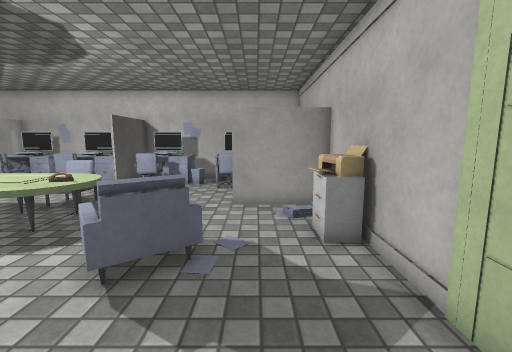
view 1 (above)

18 first-person views from a walk through a Unity game level. The camera is 1.3 m above the floor, tilts 8° down and sees 90° across. The floor is counted in squares, 0.5 m on a side. Each view is taken from the middle of a square. On the plan, view 1 faces up. The plan holds only what a view shows up to about 18 squares ahead; the rest is blank. Surface patterns are stand-ins for the level's own textures.

view 2
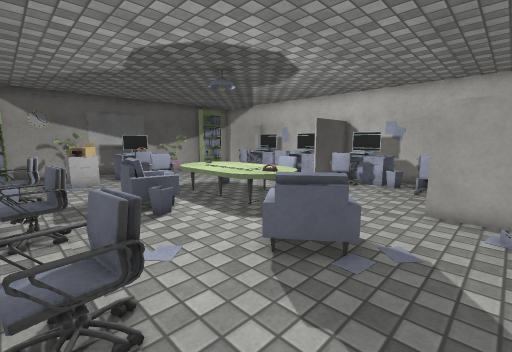

view 3
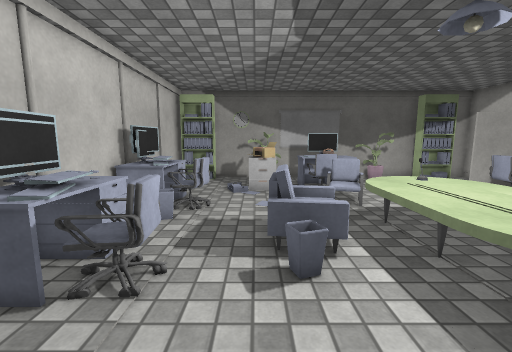

view 4
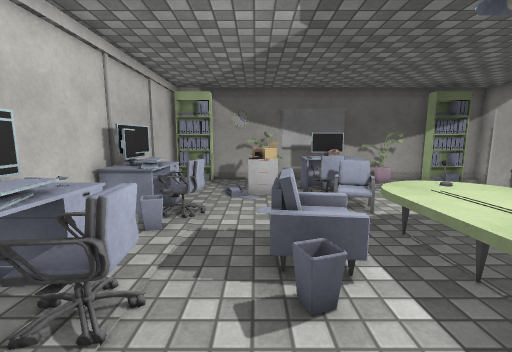

view 5
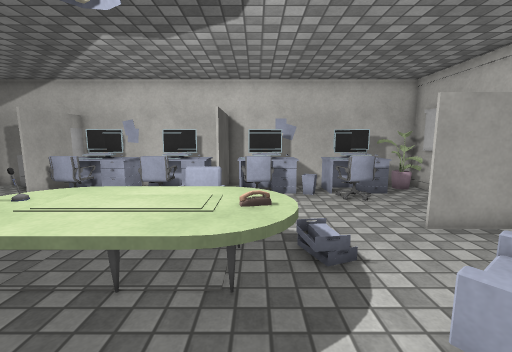

view 6
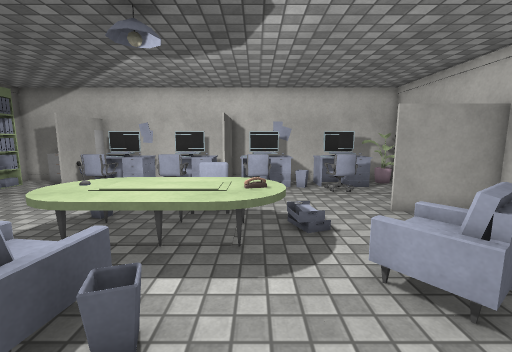

view 7
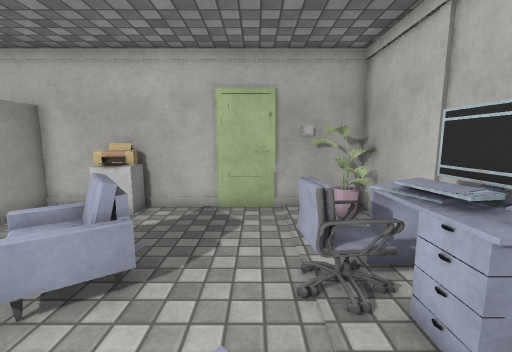

view 8
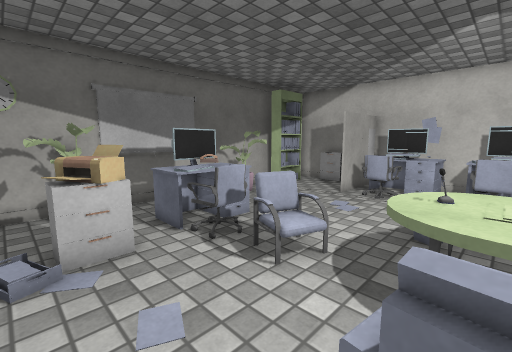

view 9
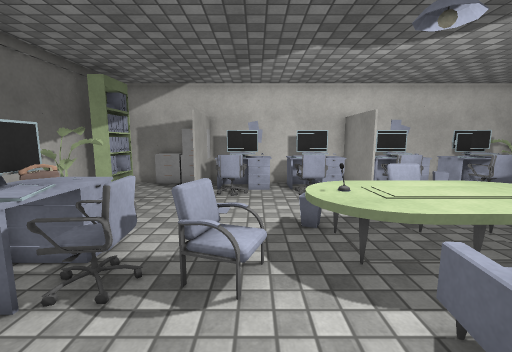

view 10
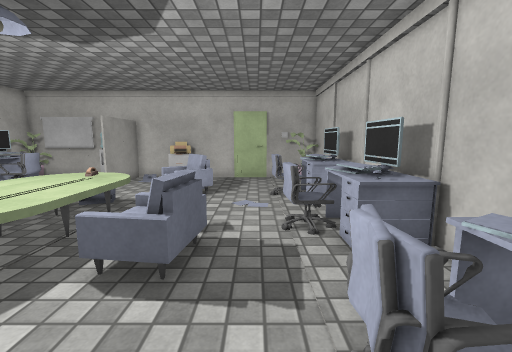

view 11
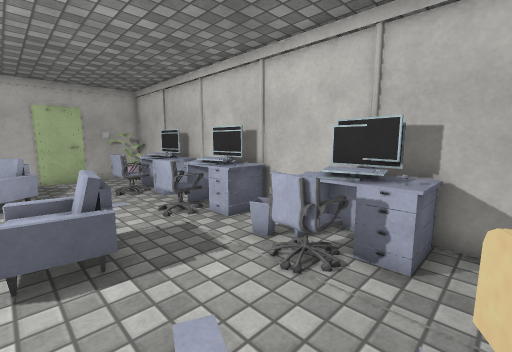

view 12
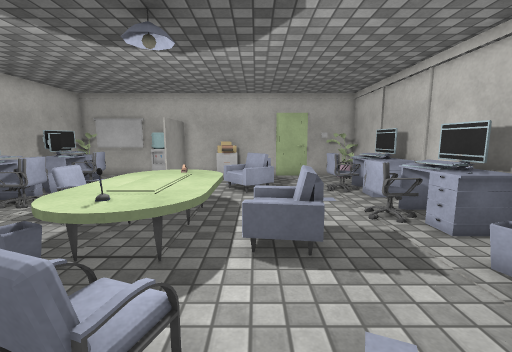

view 13
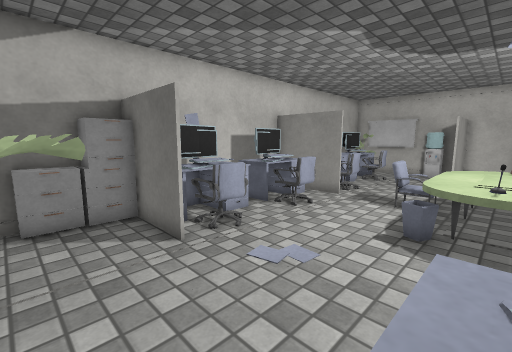

view 14
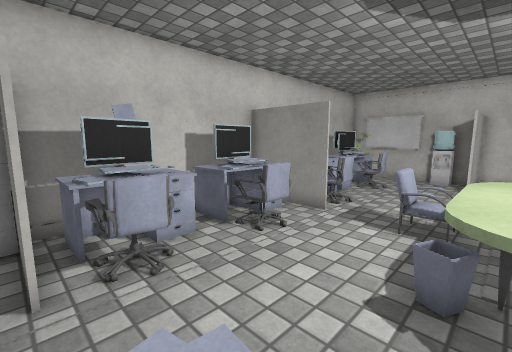

view 15
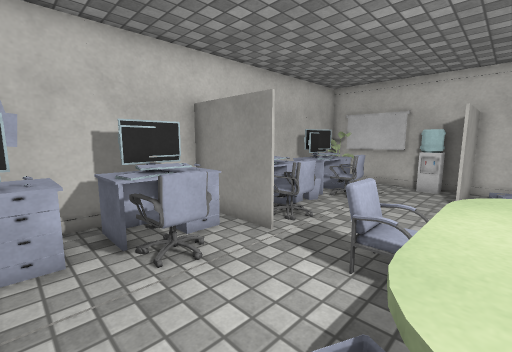

view 16
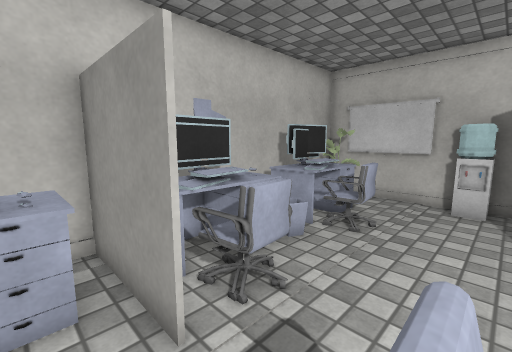

view 17
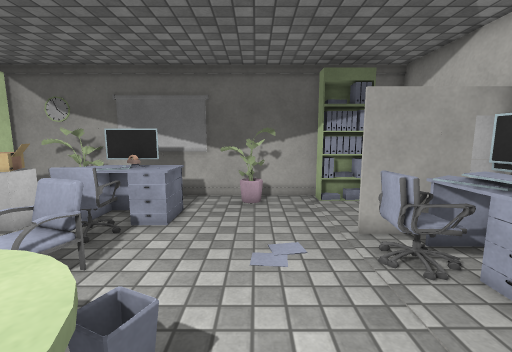

view 18
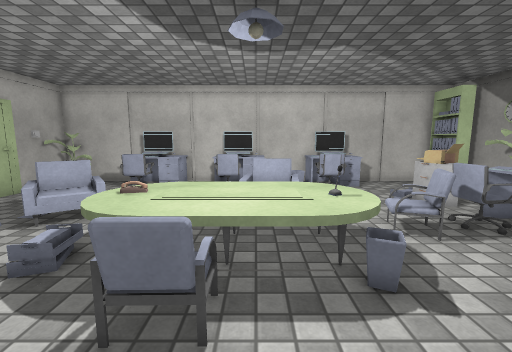

### Floor plan
Key: @ floor where view 1 was taken; # wall or solid block; x gap in a wall; . main floor; : floor 0.25 m higher than the main floor; / step, stairs or slope; = window, fence, low wall or low ledge; ^ raised ledge; O other object.
Columns run from 21 left of view 1 to 3 right of it. Each row starts with its distance up from view 1.
 18 #########################
 17 # OOO#=##.=#^#=##^.## OO#
 16 #O...###O^#O^##O#O.## #O#
 15 #O...###^.O#O####x.O## .#
 14 #O...#OO..OO.#OOO..OO...#
 13 #.......................#
 12 #......................##
 11 #OO..........OO........##
 10 #O........OOOOOO.....####
  9 #........OOOOOOOO.....//#
  8 #..^^....OOO^^OOO......O#
  7 #  OOOOOOOOOOOOOO..O...O#
  6 #..#OOOO..OOOOOO..OO...O#
  5 #..==.....OOOO....OOO...#
  4 #OO.OO....OOO:..........#
  3 #OO.OO.....OO...........#
  2 #...//..................#
  1 #......OOO...OO...OO....#
  0 #O....=##OO.^#O..=#O.@..#
 -1 #O....####..OOO ^OOO..OO#
 -2 ############O###O########

Where each view was taken, in squares from view 1:
view 1: 0 up, 0 right, facing up
view 2: 0 up, 1 right, facing up-left
view 3: 3 up, 3 left, facing left
view 4: 3 up, 4 left, facing left
view 5: 3 up, 6 left, facing up
view 6: 1 up, 6 left, facing up
view 7: 2 up, 7 left, facing right
view 8: 2 up, 10 left, facing up-left
view 9: 2 up, 13 left, facing up
view 10: 2 up, 15 left, facing right
view 11: 5 up, 16 left, facing down-right
view 12: 5 up, 16 left, facing right
view 13: 8 up, 19 left, facing up-right
view 14: 9 up, 16 left, facing up-right
view 15: 9 up, 13 left, facing up-right
view 16: 11 up, 9 left, facing up-right
view 17: 11 up, 9 left, facing left
view 18: 14 up, 9 left, facing down
